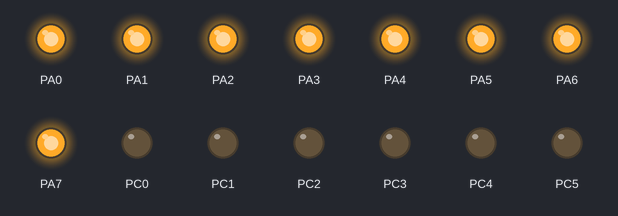
Recording of a program running on a simulated ATmega32, built with avr-gcc and emulated at 1 MHz. Shown: output pins drawn as LEDs (lit = HIGH). At 0.0 s the program stops and its outputs stay as they are.

Above: at 0.1 s.
Timing chart, 0 to 1.5 s (numbered marks = the images above):
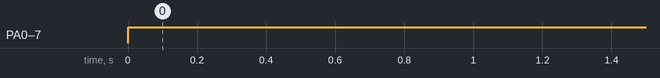

The program:

main.c
```c
/*
 * Dot_Matrix.c
 *
 * Created: 6/24/2018 4:49:34 PM
 * Author : Awsaf
 */

#include <avr/io.h>
#define F_CPU 1000000UL
#include <util/delay.h>


int main(void)
{
    /* Replace with your application code */
	MCUCSR = (1<<JTD);  MCUCSR = (1<<JTD); //Turninng JTAG OFF for IO use of PORT C

	DDRA = 0xFF;
	DDRC = 0xFF;
	PORTC = 0x00;

	//int rows[8] = {PORTA0 , PORTA1 , PORTA2,PORTA3,PORTA4,PORTA5,PORTA6,PORTA7};
	//int col[8] = {PORTC0 , PORTC1 , PORTC2,PORTC3,PORTC4,PORTC5,PORTC6,PORTC7};

	//int val[8] =  {1,2,4,8,16,32,64,128};
	PORTA = 0xFF;
	//int i =0;
	//int j = 64;

    while (1)
    {
		/*for (int k = 0 ; k< 200 ; k++)
		{
			for (int n = 0 ; n< 8 ; n++)
			{
				PORTA = val[n];
			}
		}
		//PORTA = i;
		PORTC = j;

		if (i == 64)
		{
			i=0;
		}
		else{
			i++;
		}
		if (j == 0)
		{
			j=64;
		}
		else if(j != i){
			j--;
		}


		_delay_ms(200);
		*/
    }
}
```

Measured:
- by itself, PA0–7: LOW → HIGH at 0.00 s
